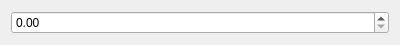
<?xml version="1.0" encoding="UTF-8"?>
<ui version="4.0">
 <class>PropertyDoubleSpinBox</class>
 <widget class="QWidget" name="PropertyDoubleSpinBox">
  <property name="geometry">
   <rect>
    <x>0</x>
    <y>0</y>
    <width>400</width>
    <height>42</height>
   </rect>
  </property>
  <property name="windowTitle">
   <string>PropertyDoubleSpinBox</string>
  </property>
  <layout class="QHBoxLayout" name="mainLayout">
   <item>
    <widget class="QDoubleSpinBox" name="doubleSpinBox"/>
   </item>
  </layout>
 </widget>
 <resources/>
 <connections>
  <connection>
   <sender>doubleSpinBox</sender>
   <signal>valueChanged(double)</signal>
   <receiver>PropertyDoubleSpinBox</receiver>
   <slot>value_changed(double)</slot>
   <hints>
    <hint type="sourcelabel">
     <x>199</x>
     <y>20</y>
    </hint>
    <hint type="destinationlabel">
     <x>199</x>
     <y>20</y>
    </hint>
   </hints>
  </connection>
 </connections>
 <slots>
  <slot>value_changed(double)</slot>
 </slots>
</ui>
